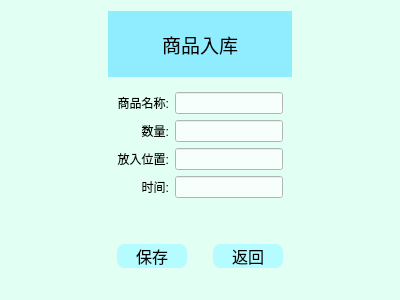
<?xml version="1.0" encoding="UTF-8"?>
<ui version="4.0">
 <class>PutSW</class>
 <widget class="QWidget" name="PutSW">
  <property name="geometry">
   <rect>
    <x>0</x>
    <y>0</y>
    <width>400</width>
    <height>300</height>
   </rect>
  </property>
  <property name="windowTitle">
   <string>Form</string>
  </property>
  <property name="styleSheet">
   <string notr="true">background-color: rgb(225, 255, 243);</string>
  </property>
  <layout class="QHBoxLayout" name="horizontalLayout">
   <item>
    <spacer name="horizontalSpacer">
     <property name="orientation">
      <enum>Qt::Horizontal</enum>
     </property>
     <property name="sizeHint" stdset="0">
      <size>
       <width>46</width>
       <height>20</height>
      </size>
     </property>
    </spacer>
   </item>
   <item>
    <layout class="QVBoxLayout" name="verticalLayout">
     <item>
      <widget class="QLabel" name="label">
       <property name="font">
        <font>
         <family>Lucida Sans Unicode</family>
         <pointsize>14</pointsize>
         <weight>50</weight>
         <italic>false</italic>
         <bold>false</bold>
        </font>
       </property>
       <property name="styleSheet">
        <string notr="true">border-bottom-color: rgb(39, 24, 255);
font: 75 9pt &quot;Arial&quot;;
background-color: qradialgradient(spread:repeat, cx:0.5, cy:0.5, radius:0.077, fx:0.5, fy:0.5, stop:0 rgba(0, 169, 255, 147), stop:0.497326 rgba(0, 0, 0, 147), stop:1 rgba(0, 169, 255, 147));
background-color: rgb(144, 237, 255);
font: 14pt &quot;Lucida Sans Unicode&quot;;</string>
       </property>
       <property name="text">
        <string>商品入库</string>
       </property>
       <property name="alignment">
        <set>Qt::AlignCenter</set>
       </property>
      </widget>
     </item>
     <item>
      <widget class="QWidget" name="widget" native="true">
       <layout class="QGridLayout" name="gridLayout_2">
        <item row="2" column="0">
         <widget class="QLabel" name="label_4">
          <property name="text">
           <string>放入位置:</string>
          </property>
          <property name="alignment">
           <set>Qt::AlignRight|Qt::AlignTrailing|Qt::AlignVCenter</set>
          </property>
         </widget>
        </item>
        <item row="3" column="1">
         <widget class="QLineEdit" name="LE_DateTime">
          <property name="styleSheet">
           <string notr="true">background-color: rgb(247, 255, 253);</string>
          </property>
         </widget>
        </item>
        <item row="1" column="1">
         <widget class="QLineEdit" name="LE_Num">
          <property name="styleSheet">
           <string notr="true">background-color: rgb(247, 255, 253);</string>
          </property>
         </widget>
        </item>
        <item row="3" column="0">
         <widget class="QLabel" name="label_5">
          <property name="text">
           <string>时间:</string>
          </property>
          <property name="alignment">
           <set>Qt::AlignRight|Qt::AlignTrailing|Qt::AlignVCenter</set>
          </property>
         </widget>
        </item>
        <item row="1" column="0">
         <widget class="QLabel" name="label_3">
          <property name="font">
           <font>
            <family>Arial</family>
            <pointsize>9</pointsize>
            <weight>50</weight>
            <italic>false</italic>
            <bold>false</bold>
           </font>
          </property>
          <property name="text">
           <string>数量:</string>
          </property>
          <property name="alignment">
           <set>Qt::AlignRight|Qt::AlignTrailing|Qt::AlignVCenter</set>
          </property>
         </widget>
        </item>
        <item row="0" column="0">
         <widget class="QLabel" name="label_2">
          <property name="font">
           <font>
            <family>Arial</family>
            <pointsize>9</pointsize>
            <weight>50</weight>
            <italic>false</italic>
            <bold>false</bold>
           </font>
          </property>
          <property name="text">
           <string>商品名称:</string>
          </property>
          <property name="alignment">
           <set>Qt::AlignRight|Qt::AlignTrailing|Qt::AlignVCenter</set>
          </property>
         </widget>
        </item>
        <item row="0" column="1">
         <widget class="QLineEdit" name="LE_ID">
          <property name="styleSheet">
           <string notr="true">background-color: rgb(247, 255, 253);</string>
          </property>
         </widget>
        </item>
        <item row="2" column="1">
         <widget class="QLineEdit" name="LE_Site">
          <property name="styleSheet">
           <string notr="true">background-color: rgb(247, 255, 253);</string>
          </property>
         </widget>
        </item>
       </layout>
      </widget>
     </item>
     <item>
      <spacer name="verticalSpacer">
       <property name="orientation">
        <enum>Qt::Vertical</enum>
       </property>
       <property name="sizeType">
        <enum>QSizePolicy::Fixed</enum>
       </property>
       <property name="sizeHint" stdset="0">
        <size>
         <width>20</width>
         <height>10</height>
        </size>
       </property>
      </spacer>
     </item>
     <item>
      <widget class="QWidget" name="widget_2" native="true">
       <layout class="QGridLayout" name="gridLayout">
        <item row="0" column="2">
         <widget class="QPushButton" name="BtnBack">
          <property name="styleSheet">
           <string notr="true">QPushButton
{
    /*字体为微软雅黑*/
    font-family:Microsoft Yahei;
    /*字体大小为20点*/
    font-size:12pt;
    /*字体颜色为白色*/    
    color:black;
    /*背景颜色*/  
     background-color: rgb(180, 252, 255);
    /*边框圆角半径为8像素*/ 
    border-radius:8px;
}

/*按钮停留态*/
QPushButton:hover
{
    /*背景颜色*/  
	background-color: rgb(229, 255, 212);
}

/*按钮按下态*/
QPushButton:pressed
{
    /*背景颜色*/  
    background-color: rgb(93, 255, 231);
    /*左内边距为3像素，让按下时字向右移动3像素*/  
    padding-left:3px;
    /*上内边距为3像素，让按下时字向下移动3像素*/  
    padding-top:3px;
}
</string>
          </property>
          <property name="text">
           <string>返回</string>
          </property>
         </widget>
        </item>
        <item row="0" column="0">
         <widget class="QPushButton" name="BtnOK">
          <property name="styleSheet">
           <string notr="true">QPushButton
{
    /*字体为微软雅黑*/
    font-family:Microsoft Yahei;
    /*字体大小为20点*/
    font-size:12pt;
    /*字体颜色为白色*/    
    color:black;
    /*背景颜色*/  
    background-color: rgb(180, 252, 255);
    /*边框圆角半径为8像素*/ 
    border-radius:8px;
}

/*按钮停留态*/
QPushButton:hover
{
    /*背景颜色*/
 	background-color: rgb(229, 255, 212);  	
}

/*按钮按下态*/
QPushButton:pressed
{
    /*背景颜色*/  
    background-color: rgb(93, 255, 231);
    /*左内边距为3像素，让按下时字向右移动3像素*/  
    padding-left:3px;
    /*上内边距为3像素，让按下时字向下移动3像素*/  
    padding-top:3px;
}
</string>
          </property>
          <property name="text">
           <string>保存</string>
          </property>
         </widget>
        </item>
        <item row="0" column="1">
         <spacer name="horizontalSpacer_3">
          <property name="orientation">
           <enum>Qt::Horizontal</enum>
          </property>
          <property name="sizeType">
           <enum>QSizePolicy::Fixed</enum>
          </property>
          <property name="sizeHint" stdset="0">
           <size>
            <width>20</width>
            <height>20</height>
           </size>
          </property>
         </spacer>
        </item>
       </layout>
      </widget>
     </item>
    </layout>
   </item>
   <item>
    <spacer name="horizontalSpacer_2">
     <property name="orientation">
      <enum>Qt::Horizontal</enum>
     </property>
     <property name="sizeHint" stdset="0">
      <size>
       <width>53</width>
       <height>20</height>
      </size>
     </property>
    </spacer>
   </item>
  </layout>
 </widget>
 <resources/>
 <connections/>
</ui>
